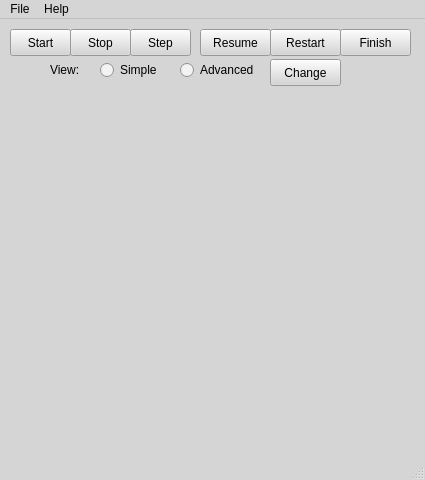
<?xml version="1.0" encoding="UTF-8"?>
<ui version="4.0">
 <class>ControlWidgetSlim</class>
 <widget class="QMainWindow" name="ControlWidgetSlim">
  <property name="geometry">
   <rect>
    <x>0</x>
    <y>0</y>
    <width>425</width>
    <height>480</height>
   </rect>
  </property>
  <property name="palette">
   <palette>
    <active>
     <colorrole role="Button">
      <brush brushstyle="SolidPattern">
       <color alpha="255">
        <red>213</red>
        <green>213</green>
        <blue>213</blue>
       </color>
      </brush>
     </colorrole>
     <colorrole role="Base">
      <brush brushstyle="SolidPattern">
       <color alpha="255">
        <red>243</red>
        <green>243</green>
        <blue>243</blue>
       </color>
      </brush>
     </colorrole>
     <colorrole role="Window">
      <brush brushstyle="SolidPattern">
       <color alpha="255">
        <red>213</red>
        <green>213</green>
        <blue>213</blue>
       </color>
      </brush>
     </colorrole>
    </active>
    <inactive>
     <colorrole role="Button">
      <brush brushstyle="SolidPattern">
       <color alpha="255">
        <red>213</red>
        <green>213</green>
        <blue>213</blue>
       </color>
      </brush>
     </colorrole>
     <colorrole role="Base">
      <brush brushstyle="SolidPattern">
       <color alpha="255">
        <red>243</red>
        <green>243</green>
        <blue>243</blue>
       </color>
      </brush>
     </colorrole>
     <colorrole role="Window">
      <brush brushstyle="SolidPattern">
       <color alpha="255">
        <red>213</red>
        <green>213</green>
        <blue>213</blue>
       </color>
      </brush>
     </colorrole>
    </inactive>
    <disabled>
     <colorrole role="Button">
      <brush brushstyle="SolidPattern">
       <color alpha="255">
        <red>213</red>
        <green>213</green>
        <blue>213</blue>
       </color>
      </brush>
     </colorrole>
     <colorrole role="Base">
      <brush brushstyle="SolidPattern">
       <color alpha="255">
        <red>213</red>
        <green>213</green>
        <blue>213</blue>
       </color>
      </brush>
     </colorrole>
     <colorrole role="Window">
      <brush brushstyle="SolidPattern">
       <color alpha="255">
        <red>213</red>
        <green>213</green>
        <blue>213</blue>
       </color>
      </brush>
     </colorrole>
    </disabled>
   </palette>
  </property>
  <property name="windowTitle">
   <string>MainWindow</string>
  </property>
  <widget class="QWidget" name="centralwidget">
   <widget class="QLabel" name="optionSetting">
    <property name="geometry">
     <rect>
      <x>50</x>
      <y>40</y>
      <width>59</width>
      <height>21</height>
     </rect>
    </property>
    <property name="text">
     <string>View:</string>
    </property>
   </widget>
   <widget class="QPushButton" name="startBtn">
    <property name="geometry">
     <rect>
      <x>10</x>
      <y>10</y>
      <width>61</width>
      <height>27</height>
     </rect>
    </property>
    <property name="text">
     <string>Start</string>
    </property>
   </widget>
   <widget class="QPushButton" name="stopBtn">
    <property name="geometry">
     <rect>
      <x>70</x>
      <y>10</y>
      <width>61</width>
      <height>27</height>
     </rect>
    </property>
    <property name="text">
     <string>Stop</string>
    </property>
   </widget>
   <widget class="QPushButton" name="stepBtn">
    <property name="geometry">
     <rect>
      <x>130</x>
      <y>10</y>
      <width>61</width>
      <height>27</height>
     </rect>
    </property>
    <property name="text">
     <string>Step</string>
    </property>
   </widget>
   <widget class="QPushButton" name="resumeBtn">
    <property name="geometry">
     <rect>
      <x>200</x>
      <y>10</y>
      <width>71</width>
      <height>27</height>
     </rect>
    </property>
    <property name="text">
     <string>Resume</string>
    </property>
   </widget>
   <widget class="QPushButton" name="restartBtn">
    <property name="geometry">
     <rect>
      <x>270</x>
      <y>10</y>
      <width>71</width>
      <height>27</height>
     </rect>
    </property>
    <property name="text">
     <string>Restart</string>
    </property>
   </widget>
   <widget class="QPushButton" name="finishBtn">
    <property name="geometry">
     <rect>
      <x>340</x>
      <y>10</y>
      <width>71</width>
      <height>27</height>
     </rect>
    </property>
    <property name="text">
     <string>Finish</string>
    </property>
   </widget>
   <widget class="QPushButton" name="setView">
    <property name="geometry">
     <rect>
      <x>270</x>
      <y>40</y>
      <width>71</width>
      <height>27</height>
     </rect>
    </property>
    <property name="text">
     <string>Change</string>
    </property>
   </widget>
   <widget class="QRadioButton" name="compactView">
    <property name="geometry">
     <rect>
      <x>100</x>
      <y>40</y>
      <width>105</width>
      <height>22</height>
     </rect>
    </property>
    <property name="text">
     <string>Simple</string>
    </property>
   </widget>
   <widget class="QRadioButton" name="advancedView">
    <property name="geometry">
     <rect>
      <x>180</x>
      <y>40</y>
      <width>105</width>
      <height>22</height>
     </rect>
    </property>
    <property name="text">
     <string>Advanced</string>
    </property>
   </widget>
  </widget>
  <widget class="QMenuBar" name="menubar">
   <property name="geometry">
    <rect>
     <x>0</x>
     <y>0</y>
     <width>425</width>
     <height>22</height>
    </rect>
   </property>
   <widget class="QMenu" name="menuFile">
    <property name="title">
     <string>File</string>
    </property>
    <addaction name="newAction"/>
    <addaction name="separator"/>
    <addaction name="separator"/>
    <addaction name="closeAction"/>
   </widget>
   <widget class="QMenu" name="menuHelp">
    <property name="title">
     <string>Help</string>
    </property>
    <addaction name="actionAbout"/>
   </widget>
   <addaction name="menuFile"/>
   <addaction name="menuHelp"/>
  </widget>
  <widget class="QStatusBar" name="statusbar"/>
  <action name="newAction">
   <property name="text">
    <string>New</string>
   </property>
  </action>
  <action name="actionClose">
   <property name="text">
    <string>Close</string>
   </property>
  </action>
  <action name="actionTutorial">
   <property name="text">
    <string>Tutorial</string>
   </property>
  </action>
  <action name="actionAbout">
   <property name="text">
    <string>About</string>
   </property>
  </action>
  <action name="actionSettings">
   <property name="text">
    <string>Settings</string>
   </property>
  </action>
  <action name="actionClose_2">
   <property name="text">
    <string>Close</string>
   </property>
  </action>
  <action name="closeAction">
   <property name="text">
    <string>Close</string>
   </property>
  </action>
 </widget>
 <resources/>
 <connections/>
</ui>
